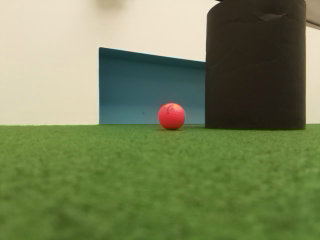
#> input picture Vision/Test_colour1.png, 320 x 240 px, given in place of the camera
$ python visionTest.py
#> lines starting #> are read from the running program, lines starting #| are printed output that depends on the picture; after the words box and inside, x2 and y2 are one past the last pixel; in counts of white or black regions, pixels touching at a corner belong together
# import modules
import cv2
import numpy as np
# [12 lines of commented-out code are left out]
cap = cv2.VideoCapture(0)  # Connect to camera 0 (or the only camera)
cap.set(3, 320)  # Set the width to 320
cap.set(4, 240)  # Set the height to 240

while 1:
    # Check each individual frame
    ret, frame = cap.read()
#> frame is the input picture: shape (240, 320, 3); mean B, G, R 88.3, 130.1, 118.9
    # blur frame
    blur = cv2.GaussianBlur(frame, (5, 5), 0)
    # apply canny edge detection to image
    # Canny(image, threshold1, threshold2
    edge = cv2.Canny(blur, 100, 200)
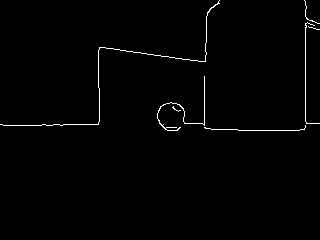
#> edge: shape (240, 320); 1.1% white in thin lines or dots, all inside (x1, y1, x2, y2) = (0, 0, 320, 131)
    # Convert BGR to HSV
    hsv = cv2.cvtColor(frame, cv2.COLOR_BGR2HSV)
#> hsv: shape (240, 320, 3); mean H, S, V 37.4, 107.4, 135.1

    # define ranges of spectrum in HSV[] for each object
    # Ball=============================================
    lower_ball = np.array([0, 122, 91])
    upper_ball = np.array([255, 250, 255])

    # Blue goal========================================
    lower_blue = np.array([115, 59, 34])
    upper_blue = np.array([152, 161, 136])

    # Yellow goal======================================
    lower_yellow = np.array([17, 178, 73])
    upper_yellow = np.array([30, 255, 193])

    # Obstacles========================================
    lower_obstacle = np.array([249, 53, 0])
    upper_obstacle = np.array([50, 160, 82])

    # Threshold the HSV image
    ball_mask = cv2.inRange(hsv, lower_ball, upper_ball)
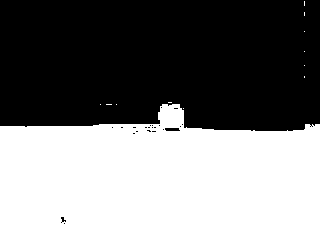
#> ball_mask: shape (240, 320); 47.7% white; 12 white regions (11 under 20 px), largest, box (x1, y1, x2, y2) and area: (0, 104, 320, 240) 36574
    blue_mask = cv2.inRange(hsv, lower_ball, upper_ball)
    yellow_mask = cv2.inRange(hsv, lower_ball, upper_ball)
    obstacle_mask = cv2.inRange(hsv, lower_ball, upper_ball)

    # Bitwise-AND mask and original image
    newFrame = cv2.bitwise_and(frame, frame, mask=ball_mask)
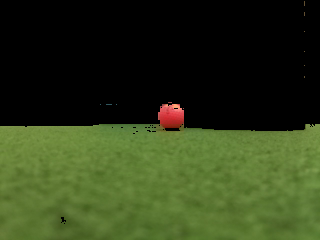
#> newFrame: shape (240, 320, 3); mean B, G, R 25.5, 58.5, 46.4
    newFrame = cv2.bitwise_and(frame, frame, mask=blue_mask)
    newFrame = cv2.bitwise_and(frame, frame, mask=yellow_mask)
    newFrame = cv2.bitwise_and(frame, frame, mask=obstacle_mask)

    # Display steps of masking images as video
    cv2.imshow('frame', frame)
    # cv2.imshow('blur', blur)
    cv2.imshow('edge', edge)
    # cv2.imshow('mask', ball_mask)
    cv2.imshow('new', newFrame)

    # ***********************************************************************


    # ***********************************************************************

    # & 0xFF sets left bits to 0 for keyboard input whilst waiting for input
    k = cv2.waitKey(5) & 0xFF
#> (key Esc is pressed here)
    # k == 27 is for Esc key
    if k == 27:
        break

    # cv2.waitKey(0)  # Exit on keypress

cap.release()  # Release the camera object
# stops program
cv2.destroyAllWindows()

$ run again, on Vision/Test_colour2.png
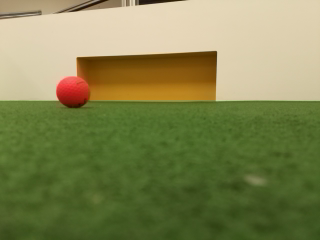
#> input picture Vision/Test_colour2.png, 320 x 240 px, given in place of the camera
#> frame is the input picture: shape (240, 320, 3); mean B, G, R 81.6, 132.9, 129.4
#> `edge = cv2.Canny(blur, 100, 200)`:
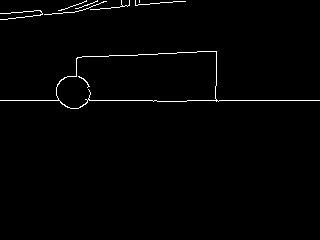
#> edge: shape (240, 320); 1.2% white in thin lines or dots, all inside (x1, y1, x2, y2) = (0, 0, 320, 109)
#> hsv: shape (240, 320, 3); mean H, S, V 32.4, 127.4, 142.7
#> ball_mask: shape (240, 320); 51.5% white; 45 black regions (23 under 20 px), largest, box (x1, y1, x2, y2) and area: (0, 0, 320, 102) 25837, (0, 175, 320, 240) 10000, (216, 178, 251, 196) 382
#> `newFrame = cv2.bitwise_and(frame, frame, mask=ball_mask)`:
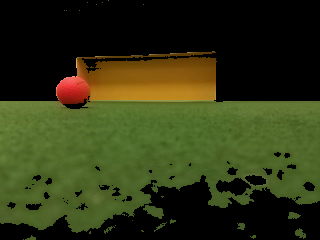
#> newFrame: shape (240, 320, 3); mean B, G, R 20.2, 53.2, 47.8

$ run again, on Vision/Test_colour3.png
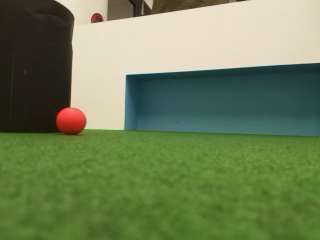
#> input picture Vision/Test_colour3.png, 320 x 240 px, given in place of the camera
#> frame is the input picture: shape (240, 320, 3); mean B, G, R 88.4, 128, 112.4
#> `edge = cv2.Canny(blur, 100, 200)`:
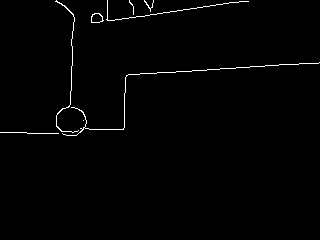
#> edge: shape (240, 320); 1.1% white in thin lines or dots, all inside (x1, y1, x2, y2) = (0, 0, 320, 136)
#> hsv: shape (240, 320, 3); mean H, S, V 41.9, 110.1, 132.8
#> ball_mask: shape (240, 320); 45.5% white; 16 white regions (12 under 20 px), largest, box (x1, y1, x2, y2) and area: (0, 106, 320, 240) 34693, (129, 92, 137, 128) 113, (92, 13, 102, 22) 58, (138, 116, 150, 122) 31
#> `newFrame = cv2.bitwise_and(frame, frame, mask=ball_mask)`:
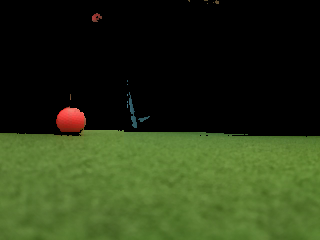
#> newFrame: shape (240, 320, 3); mean B, G, R 23.5, 55.9, 42.4

$ run again, on Vision/distTest.png
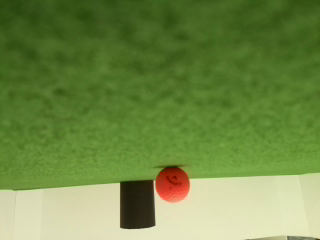
#> input picture Vision/distTest.png, 320 x 240 px, given in place of the camera
#> frame is the input picture: shape (240, 320, 3); mean B, G, R 70.9, 137.6, 112.6
#> `edge = cv2.Canny(blur, 100, 200)`:
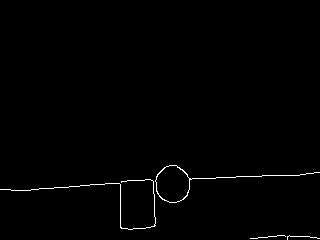
#> edge: shape (240, 320); 0.79% white in thin lines or dots, all inside (x1, y1, x2, y2) = (0, 165, 320, 240)
#> hsv: shape (240, 320, 3); mean H, S, V 40.1, 141.4, 139.5
#> ball_mask: shape (240, 320); 67.6% white; 30 black regions (17 under 20 px), largest, box (x1, y1, x2, y2) and area: (0, 172, 320, 240) 18236, (0, 0, 155, 63) 5015, (259, 0, 320, 30) 617
#> `newFrame = cv2.bitwise_and(frame, frame, mask=ball_mask)`:
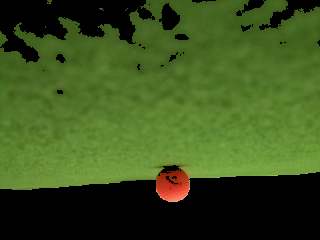
#> newFrame: shape (240, 320, 3); mean B, G, R 29.6, 81.7, 59.2
